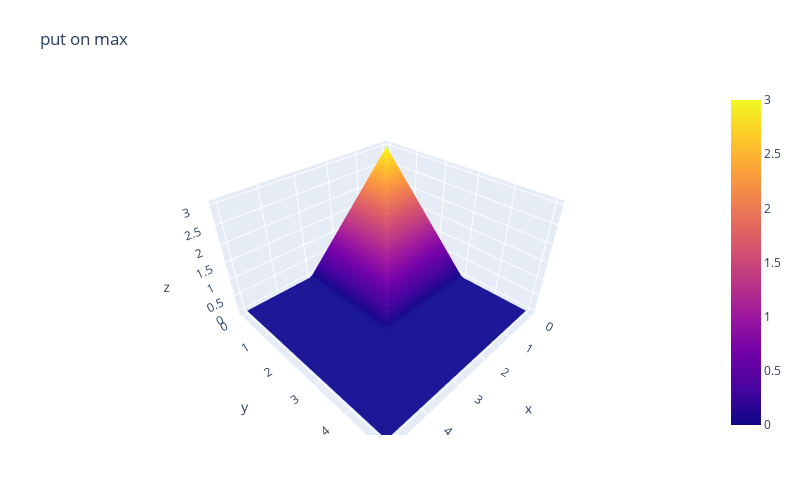

Here is the notebook cell this chart was saved with:
### Code cell
Xgrid = np.linspace(0, 5, 50)
Ygrid = Xgrid
Xgrid, Ygrid = np.meshgrid(Xgrid, Ygrid)
K = 3
fig = go.Figure(data = [go.Surface(x = Xgrid, y = Ygrid, z = payoff_put_on_max(Xgrid, Ygrid, K))])
fig.update_layout(title='put on max', autosize=False,
                  width=800, height=500,
                  margin=dict(l=65, r=50, b=65, t=90))
fig.show()

### Figure 1 — Plotly figure (JSON) as saved in the notebook; plotly's stock layout.template omitted (floating-point values rounded to 4 significant figures; data arrays with more than 128 entries replaced by an {"elided": "..."} marker saying what was removed)
{"data": [{"type": "surface", "x": {"elided": "50x50 float values"}, "y": {"elided": "50x50 float values"}, "z": {"elided": "50x50 float values"}}], "layout": {"autosize": false, "height": 500, "margin": {"b": 65, "l": 65, "r": 50, "t": 90}, "title": {"text": "put on max"}, "width": 800}}
